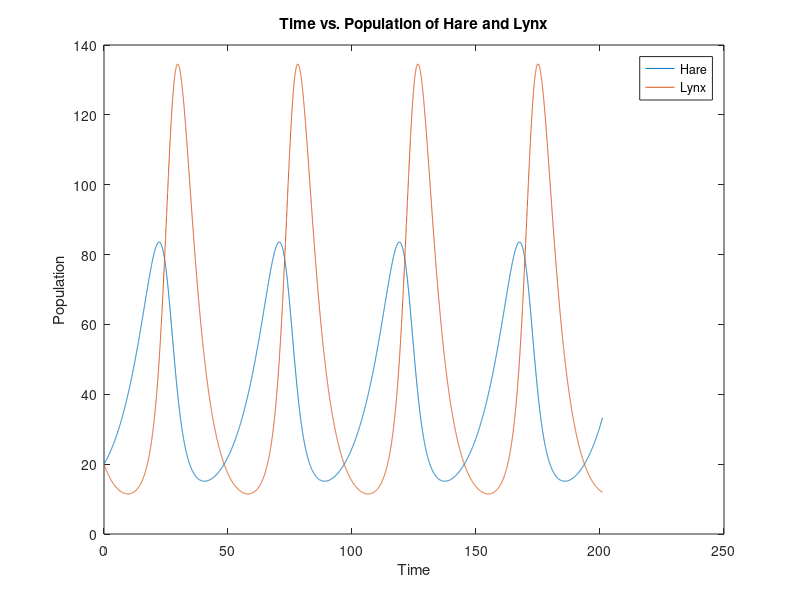

The MATLAB script that drew this image:
alpha = 0.1;
beta = 0.002;
gamma = 0.2;
delta = 0.005;

dt = 201 / 10000;
t = 0:dt:201;
sol = NaN(2, length(t));
sol(1, 1) = 20;
sol(2, 1) = 20;
for n = 2:length(t)
    A = [alpha, -beta * sol(1, n - 1); delta * sol(2, n - 1), -gamma];
    sol(:, n) = sol(:, n - 1) + dt * A * sol(:, n - 1);
    sol(:, n) = sol(:, n - 1) + (dt / 2) * A * (sol(:, n - 1) + sol(:, n));
end

H = sol(1, :);
L = sol(2, :);

figure;
plot(t, H, "DisplayName", "Hare")
hold on
plot(t, L, "DisplayName", "Lynx")
legend show
xlabel("Time")
ylabel("Population")
title("Time vs. Population of Hare and Lynx")